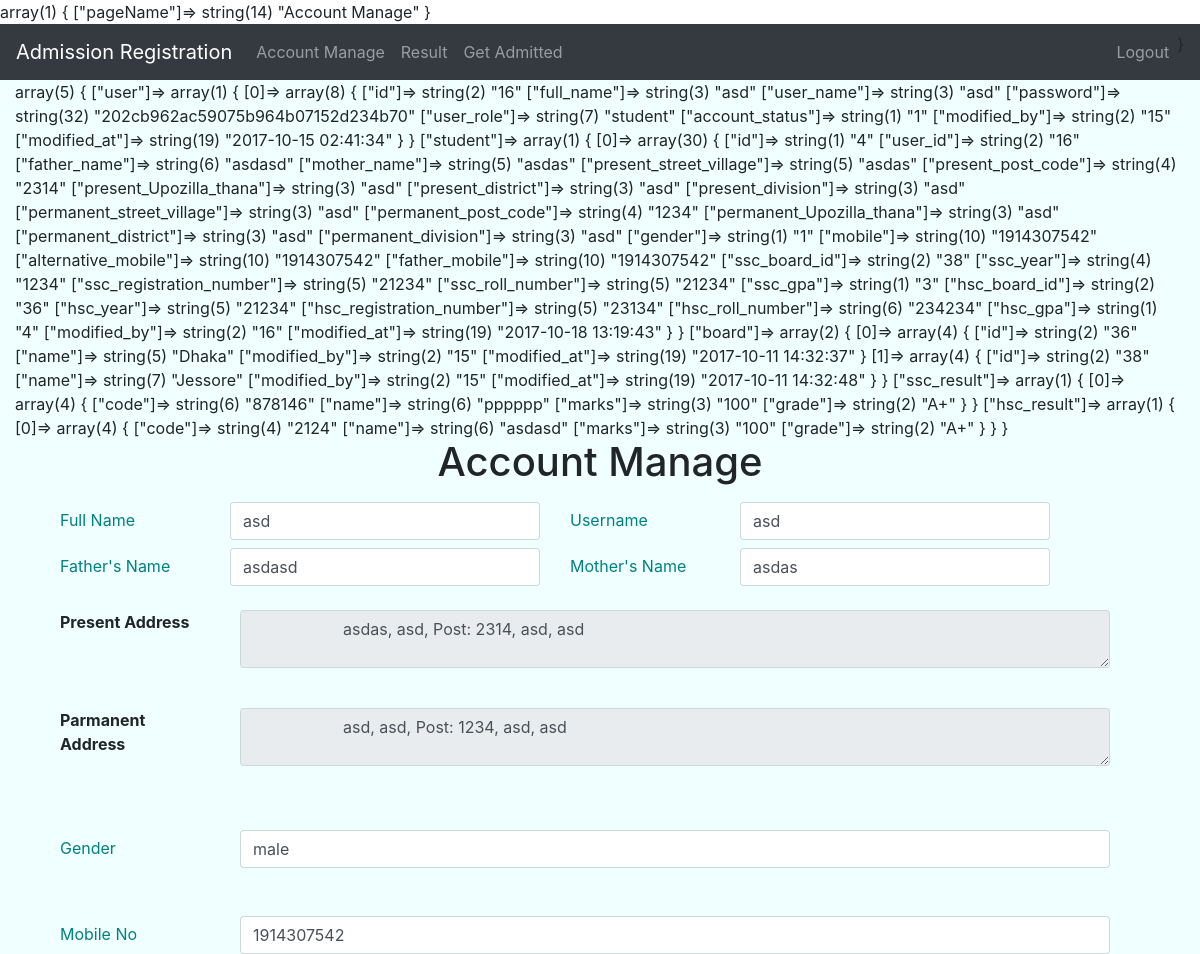
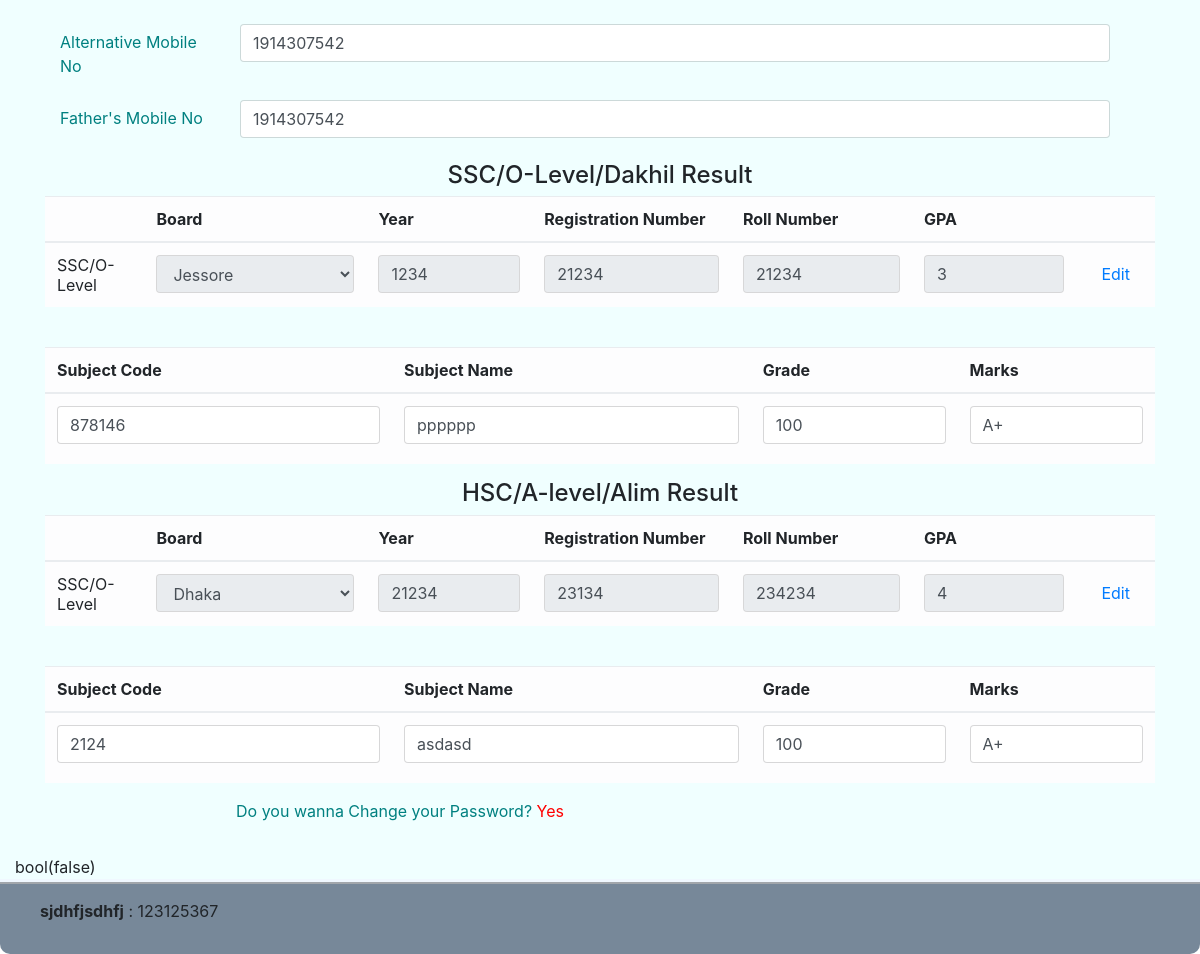
Page /StudentAccountManage (signed in) on the committed database (2 pictures, top to bottom).
### tables this page shows
CREATE TABLE `users` (
  `id` int(11) NOT NULL,
  `full_name` varchar(256) NOT NULL,
  `user_name` varchar(20) NOT NULL,
  `password` varchar(256) NOT NULL,
  `user_role` enum('admin','manager','data_entry','student') NOT NULL,
  `account_status` tinyint(1) NOT NULL,
  `modified_by` int(11) NOT NULL,
  `modified_at` timestamp NOT NULL DEFAULT CURRENT_TIMESTAMP ON UPDATE CURRENT_TIMESTAMP
);

CREATE TABLE `student` (
  `id` int(11) NOT NULL,
  `user_id` int(11) NOT NULL,
  `father_name` varchar(40) NOT NULL,
  `mother_name` varchar(40) NOT NULL,
  `present_street_village` varchar(256) NOT NULL,
  `present_post_code` int(4) NOT NULL,
  `present_Upozilla_thana` varchar(20) NOT NULL,
  `present_district` varchar(20) NOT NULL,
  `present_division` varchar(20) NOT NULL,
  `permanent_street_village` varchar(256) NOT NULL,
  `permanent_post_code` int(4) NOT NULL,
  `permanent_Upozilla_thana` varchar(20) NOT NULL,
  `permanent_district` varchar(20) NOT NULL,
  `permanent_division` varchar(20) NOT NULL,
  `gender` int(1) NOT NULL,
  `mobile` int(11) NOT NULL,
  `alternative_mobile` int(11) NOT NULL,
  `father_mobile` int(11) NOT NULL,
  `ssc_board_id` int(11) NOT NULL,
  `ssc_year` int(4) NOT NULL,
  `ssc_registration_number` int(11) NOT NULL,
  `ssc_roll_number` int(11) NOT NULL,
  `ssc_gpa` varchar(5) NOT NULL,
  `hsc_board_id` int(11) NOT NULL,
  `hsc_year` int(4) NOT NULL,
  `hsc_registration_number` int(11) NOT NULL,
  `hsc_roll_number` int(11) NOT NULL,
  `hsc_gpa` varchar(5) NOT NULL,
  `modified_by` int(11) NOT NULL,
  `modified_at` timestamp NOT NULL DEFAULT CURRENT_TIMESTAMP ON UPDATE CURRENT_TIMESTAMP
);

CREATE TABLE `ssc_hsc_result` (
  `id` int(11) NOT NULL,
  `student_id` int(11) NOT NULL,
  `subject_id` int(11) NOT NULL,
  `marks` int(3) NOT NULL,
  `grade` varchar(2) NOT NULL,
  `modified_by` int(11) NOT NULL,
  `modified_at` timestamp NOT NULL DEFAULT CURRENT_TIMESTAMP ON UPDATE CURRENT_TIMESTAMP
);

CREATE TABLE `subject` (
  `id` int(11) NOT NULL,
  `code` varchar(256) DEFAULT NULL,
  `name` varchar(20) NOT NULL,
  `exam_type` enum('SSC','Dakhil','O Level','HSC','Alim','A Level') NOT NULL,
  `modified_id` int(11) NOT NULL,
  `modified_at` timestamp NOT NULL DEFAULT CURRENT_TIMESTAMP ON UPDATE CURRENT_TIMESTAMP
);

### app/views/students/AccountManage.php (the view, shortened to what the rows shown need)
<div class="container">
    <h1 style="text-align: center">Account Manage</h1>
    <div style="padding-top: 10px">
        <div class="col-12 row">
	        <div class="col-6 from-control row">
	        	<label for="fullname" class="col-4 col-form-label">Full Name</label>
	            <div class="col-8">
	                <label class="form-control" type="text" id="fullname" name="fullname" ><?php echo $data['user'][0]['full_name']?></label>
	            </div>
	        </div>
	        <div class="col-6 from-control row">
	        	 <label for="username" class="col-4 col-form-label">Username</label>
	            <div class="col-8">
	                <label class="form-control" type="text" id="username" name="username" ><?php echo $data['user'][0]['user_name']?></label>
	            </div>
	        </div>
        </div>
        <div class="col-12 row">
            <div class="col-6 form-group row">
	            <label for="fathername" class="col-4 col-form-label">Father's Name</label>
	            <div class="col-8">
	                <label class="form-control" type="text" id="fathername" name="fathername" ><?php echo $data['student'][0]['father_name']?></label>
	            </div>
	        </div>
	        <div class="col-6 from-control row">
	        	<label for="mothername" class="col-4 col-form-label">Mother's Name</label>
            	<div class="col-8">
                	<label class="form-control" type="text" id="mothername" name="mothername" ><?php echo $data['student'][0]['mother_name']?></label>
           		</div>
	        </div>
        </div>
        <div class="col-12 form-group row">
        	<div class="col-2">
        		<span><b>Present Address</b></span>
        	</div>
        	<div class="col-10">
        		<textarea class="form-control" disabled="disabled"  >
                    <?php
                    echo $data['student'][0]['present_street_village'].", ".$data['student'][0]['present_Upozilla_thana'].", Post: ".$data['student'][0]['present_post_code'].", ".$data['student'][0]['present_district'].", ".$data['student'][0]['present_division'];
                    ?>
                </textarea>
        	</div>
        </div>
        <br>
        <div class="col-12 form-group row">
        	<div class="col-2">
        		<span><b>Parmanent Address</b></span>
        	</div>
        	<div class="col-10">
        		<textarea disabled="disabled" class="form-control" >
                    <?php
                    echo $data['student'][0]['permanent_street_village'].", ".$data['student'][0]['permanent_Upozilla_thana'].", Post: ".$data['student'][0]['permanent_post_code'].", ".$data['student'][0]['permanent_district'].", ".$data['student'][0]['permanent_division'];
                    ?>
                </textarea>
        	</div>
        </div>
        <br><br>
        <div class="col-12 form-group row">
            <label for="gender" class="col-2 col-form-label">Gender</label>
            <div class="col-10">
				<label class="form-control" type="text" id="perdivision" name="perdivision" >
                    <?php
                    if($data['student'][0]['gender'] == '1'){
                        echo "male";
                    }elseif ($data['student'][0]['gender'] == '2'){
                        echo "female";
                    }elseif ($data['student'][0]['gender'] == '3'){
                        echo "other";
                    }
                    ?>
                </label>
            </div>
        </div>
        <br>
        <div class="col-12 form-group row">
            <label for="mobile" class="col-2 col-form-label">Mobile No</label>
            <div class="col-10">
                <label class="form-control" type="text" pattern="[0-9]{11}" id="mobile" name="mobile" ><?php echo $data['student'][0]['mobile']?></label>
            </div>
        </div>
        <div class="col-12 form-group row">
            <label for="altermobile" class="col-2 col-form-label">Alternative Mobile No</label>
            <div class="col-10">
                <label class="form-control" type="text" pattern="[0-9]{11}" id="altermobile" name="altermobile" ><?php echo $data['student'][0]['alternative_mobile']?></label>
            </div>
        </div>
        <div class="col-12 form-group row">
            <label for="fathermobile" class="col-2 col-form-label">Father's Mobile No</label>
            <div class="col-10">
                <label class="form-control" type="text" pattern="[0-9]{11}" id="fathermobile" name="fathermobile" ><?php echo $data['student'][0]['father_mobile']?></label>
            </div>
        </div>
        <h4 style="text-align: center">SSC/O-Level/Dakhil Result</h4>
        <table class="table table-light table-responsive">
            <thead>
                <tr>
                    <th></th>
                    <th width="20%">Board</th>
                    <th>Year</th>
                    <th>Registration Number</th>
                    <th>Roll Number</th>
                    <th>GPA</th>
                    <th></th>
                </tr>
            </thead>
            <tbody>
                <form method="post" action="<?php echo BASE_URL?>/StudentAccountManage/updateScc">
                    <tr>
                        <td>SSC/O-Level</td>
                        <td>
                            <select  class="form-control" name="sscboard" id="sscboard" title="SSC Board" disabled="disabled">
                                <?php foreach ($data['board'] as $k => $v){
                                    if($data['student'][0]['ssc_board_id'] == $v['id']){?>
                                        <option value="<?php echo $v['id']?>" selected><?php echo $v['name']?></option>
                                    <?php }else{?>
                                        <option value="<?php echo $v['id']?>"><?php echo $v['name']?></option>
                                    <?php }}?>
                            </select>
                        </td>
                        <td>
                            <input value="<?php echo $data['student'][0]['ssc_year']?>" class="form-control" type="text" id="sscyear" name="sscyear" disabled="disabled">
                        </td>
                        <td>
                            <input value="<?php echo  $data['student'][0]['ssc_registration_number']?>" class="form-control" type="text" id="sscregno" name="sscregno" disabled="disabled">
                        </td>
                        <td>
                            <input value="<?php echo  $data['student'][0]['ssc_roll_number']?>" class="form-control" type="text" id="sscrollno" name="sscrollno" disabled="disabled">
                        </td>
                        <td>
                            <input value="<?php echo  $data['student'][0]['ssc_gpa']?>" class="form-control" type="text" id="sscgpa" name="sscgpa"  disabled="disabled">
                        </td>
                        <td>
                            <button type="button" class="btn btn-link" id="btnEditSsc" onclick="btn_edit_ssc();">Edit</button>
                        </td>
                    </tr>
                </form>
            </tbody>
        </table>
        <br>
        <table class="table table-light table-responsive">
            <thead>
                <tr>
                    <th>Subject Code</th>
                    <th>Subject Name</th>
                    <th>Grade</th>
                    <th>Marks</th>
                </tr>
            </thead>
            <tbody>
            <?php foreach ($data['ssc_result'] as $key => $value){?>
                <tr>
                    <td><label class="form-control"><?php echo $value['code']?></label></td>
                    <td><label class="form-control"><?php echo $value['name']?></label></td>
                    <td><label class="form-control"><?php echo $value['marks']?></label></td>
                    <td><label class="form-control"><?php echo $value['grade']?></label></td>
                </tr>
            <?php } ?>
            </tbody>
        </table>
        <h4 style="text-align: center">HSC/A-level/Alim Result</h4>
        <table class="table table-light table-responsive">
            <thead>
            <tr>
                <th></th>
                <th width="20%">Board</th>
                <th>Year</th>
                <th>Registration Number</th>
                <th>Roll Number</th>
                <th>GPA</th>
                <th></th>
            </tr>
            </thead>
            <tbody>
            <form method="post" action="<?php echo BASE_URL?>/StudentAccountManage/updateHcc">
                <tr>
                    <td>SSC/O-Level</td>
                    <td>
                        <select  class="form-control" name="hscboard" id="hscboard" title="SSC Board" disabled="disabled">
                            <?php foreach ($data['board'] as $k => $v){
                                if($data['student'][0]['hsc_board_id'] == $v['id']){?>
                                    <option value="<?php echo $v['id']?>" selected><?php echo $v['name']?></option>
                                <?php }else{?>
                                    <option value="<?php echo $v['id']?>"><?php echo $v['name']?></option>
                                <?php }}?>
                        </select>
                    </td>
                    <td>
                        <input value="<?php echo $data['student'][0]['hsc_year']?>" class="form-control" type="text" id="hscyear" name="hscyear" disabled="disabled">
                    </td>
                    <td>
                        <input value="<?php echo  $data['student'][0]['hsc_registration_number']?>" class="form-control" type="text" id="hscregno" name="hscregno" disabled="disabled">
                    </td>
                    <td>
                        <input value="<?php echo  $data['student'][0]['hsc_roll_number']?>" class="form-control" type="text" id="hscrollno" name="hscrollno" disabled="disabled">
                    </td>
                    <td>
                        <input value="<?php echo  $data['student'][0]['hsc_gpa']?>" class="form-control" type="text" id="hscgpa" name="hscgpa"  disabled="disabled">
                    </td>
                    <td>
                        <button type="button" class="btn btn-link" id="btnEditHsc" onclick="btn_edit_hsc();">Edit</button>
                    </td>
                </tr>
            </form>
            </tbody>
        </table>
        <br>
        <table class="table table-light table-responsive">
            <thead>
                <tr>
                    <th>Subject Code</th>
                    <th>Subject Name</th>
                    <th>Grade</th>
                    <th>Marks</th>
                </tr>
            </thead>
            <tbody>
            <?php foreach ($data['hsc_result'] as $key => $value){?>
                <tr>
                    <td><label class="form-control"><?php echo $value['code']?></label></td>
                    <td><label class="form-control"><?php echo $value['name']?></label></td>
                    <td><label class="form-control"><?php echo $value['marks']?></label></td>
                    <td><label class="form-control"><?php echo $value['grade']?></label></td>
                </tr>
            <?php } ?>
            </tbody>
        </table>
    	<div class="col-8 justify-content-around form-group row">
            <p>Do you wanna Change your Password?  <a href = "#" style = "color:red" data-toggle="modal" data-target="#ChangePassword"> Yes</a></p>
        </div>
    </div>
</div>

### rows in the picture
users: full_name "asd", user_name "asd"
student: father_name "asdasd", mother_name "asdas", present_street_village+present_Upozilla_thana+present_post_code "asdas, asd, Post: 2314, asd, asd", permanent_street_village+permanent_Upozilla_thana+permanent_post_code "asd, asd, Post: 1234, asd, asd", mobile "1914307542", alternative_mobile "1914307542", father_mobile "1914307542", sscyear "1234", sscregno "21234", sscrollno "21234", sscgpa "3", hscyear "21234", hscregno "23134", hscrollno "234234", hscgpa "4"
ssc_hsc_result: subject.code "878146", subject.name "pppppp", marks "100", grade "A+"
ssc_hsc_result: subject.code "2124", subject.name "asdasd", marks "100", grade "A+"

### other values in the picture
form field sscboard "Jessore"
form field hscboard "Dhaka"
